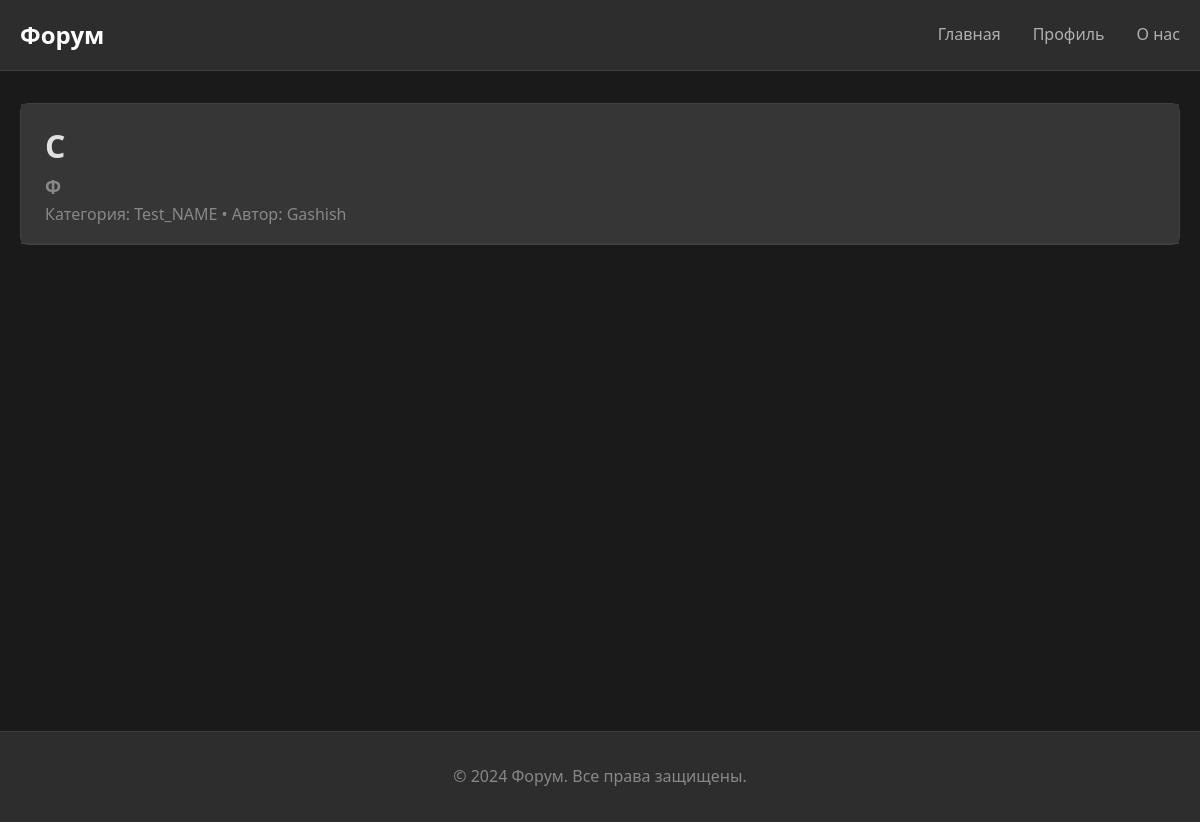
Page /topic/2 on the earlier database version.
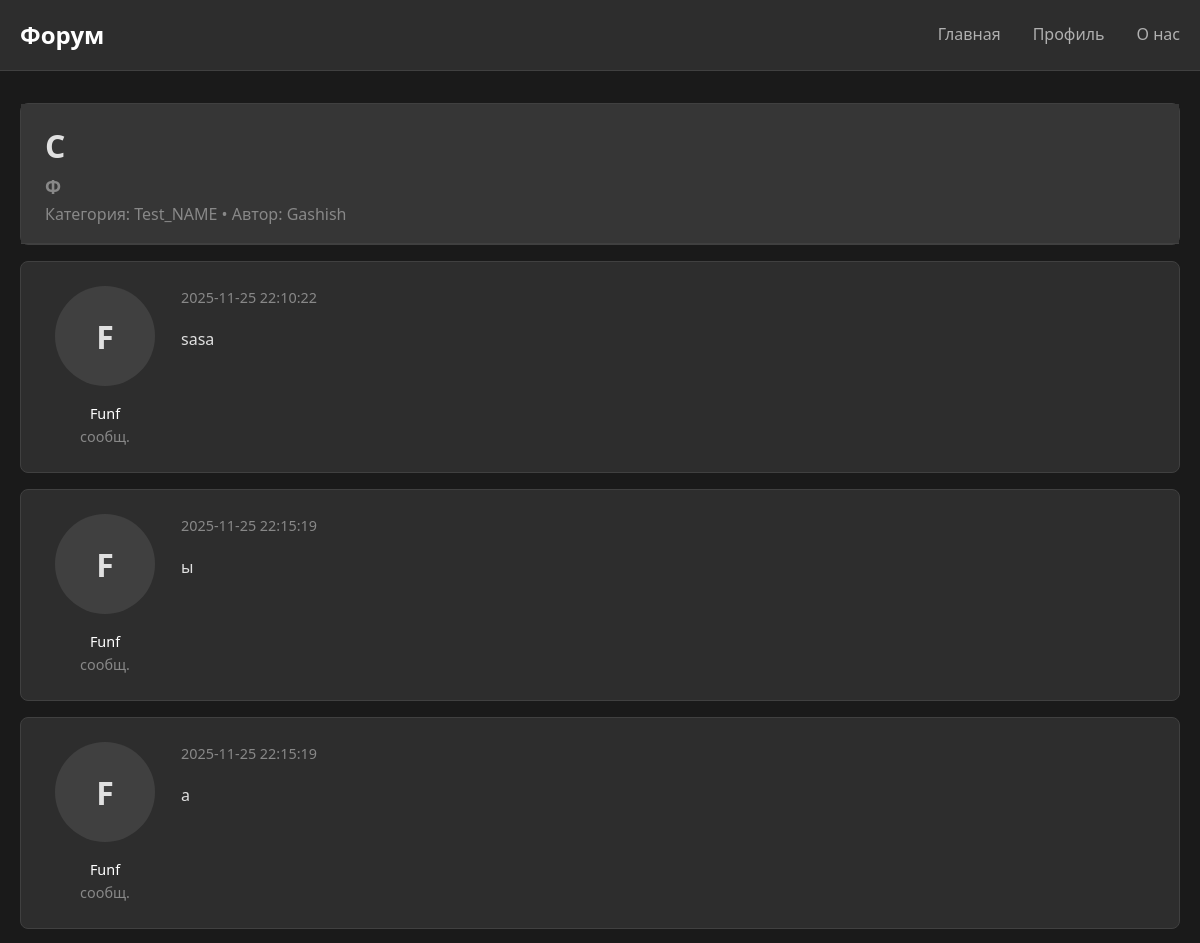
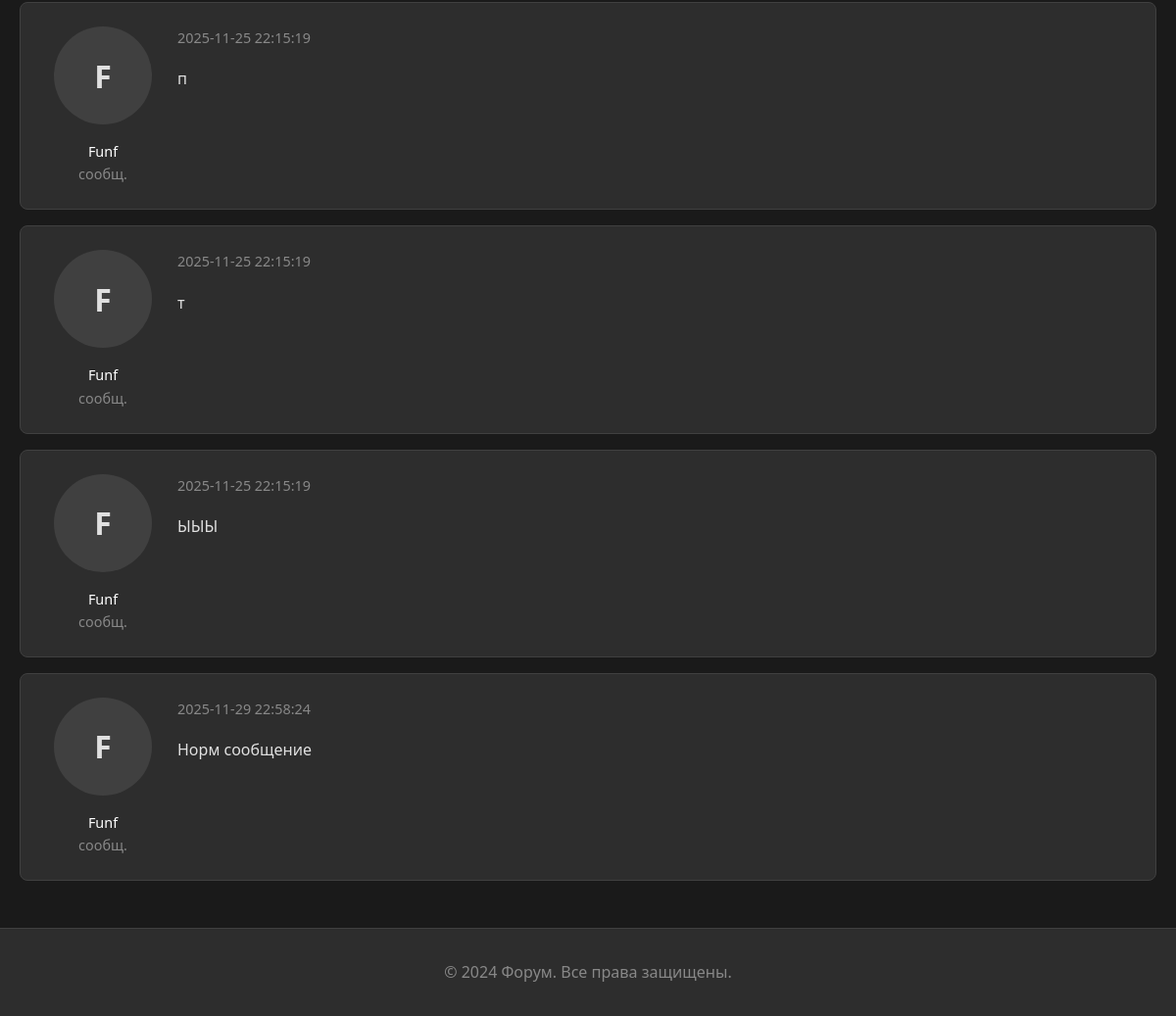
Same page on the later database version (2 pictures, top to bottom).
### bd_app3.py (models this page shows, shortened)
class Post(db.Model):
    __tablename__ = 'posts'
    id = db.Column(db.Integer, primary_key=True)
    user_id = db.Column(db.Integer, db.ForeignKey('users.id'), nullable=False)
    topic_id = db.Column(db.Integer, db.ForeignKey('topics.id'), nullable=False)
    content = db.Column(db.Text, nullable=False)
    created_at = db.Column(db.DateTime, default=datetime.now().replace(microsecond=0))

class User(db.Model):
    __tablename__ = 'users'
    id = db.Column(db.Integer, primary_key=True)
    username = db.Column(db.String(80), unique=True, nullable=False)
    email = db.Column(db.String(120), unique=True, nullable=False)
    password = db.Column(db.String(120), nullable=False)
    admin = db.Column(db.Integer, default=0)
    created_at = db.Column(db.DateTime, default=datetime.now().replace(microsecond=0))
    categories = db.relationship('Category', backref='author', lazy=True)
    topics = db.relationship('Topic', backref='author', lazy=True)
    posts = db.relationship('Post', backref='author', lazy=True)
    def __repr__(self):
        return f'{self.username}'

### app3.py (the view, shortened to what this page needs)
@app.route('/topic/<int:topic_id>', methods=['GET', 'POST'])
def topic(topic_id):
    topic = Topic.query.get(topic_id)
    posts = Post.query\
            .join(User, Post.user_id == User.id)\
            .join(Topic, Post.topic_id == Topic.id)\
            .add_columns(Post.id, Post.content, Post.created_at, User.username, Topic.title)\
            .filter(Post.topic_id == topic_id)
    return render_template('topic.html', topic=topic, posts=posts)

### bd_app3.py (called while the page is built)
    def __repr__(self):
        return f'{self.name}'

### templates/topic.html (shortened to what this page needs)
<!DOCTYPE html>
<html lang="ru">
<head>
    <link rel="stylesheet" href="{{ url_for('static', filename='css/styles.css') }}">
</head>
<body>
    <header class="header">
        <div class="container">
            <nav class="navbar">
                <a href="{{ url_for('index') }}" class="logo">Форум</a>
                <ul class="nav-links">
                    <li><a href="{{ url_for('index') }}">Главная</a></li>
                    <li><a href="{{ url_for('profile') }}">Профиль</a></li>
                    <li><a href="{{ url_for('about') }}">О нас</a></li>
                </ul>
            </nav>
        </div>
    </header>
    <main class="main-content">
        <div class="container">
            <div class="card">
                <div class="card-header">
                    <h1>{{ topic.title }}</h1>
                    <h3 class="text-muted">{{ topic.content }}</h3>
                    <p class="text-muted">Категория: {{ topic.category }} • Автор: {{ topic.author }}</p>
                </div>
            </div>
            {% for post in posts %}
            <div class="card">
                <div class="card-body">
                    <div class="flex gap-4">
                        <div style="min-width: 120px; text-align: center;">
                            <div class="avatar avatar-large" style="margin: 0 auto 1rem auto;">
                                {{ post.username[:1] }}
                            </div>
                            <div class="text-small"><a href="{{ url_for('profile', username=post.username) }}" style="color: #ffffff; text-decoration: none;">
                                {{ post.username }}
                            </a></div>
                            <div class="text-small text-muted">{{ post.post_count }} сообщ.</div>
                        </div>
                        <div style="flex: 1;">
                            <div class="text-small text-muted" style="margin-bottom: 1rem;">
                                {{ post.created_at }}
                            </div>
                            <div style="line-height: 1.8;">
                                {{ post.content }}
                            </div>
                        </div>
                    </div>
                </div>
            </div>
            {% endfor %}
        </div>
    </main>
    <footer class="footer">
        <div class="container">
            <p>&copy; 2024 Форум. Все права защищены.</p>
        </div>
    </footer>
</body>
</html>

Differences in the rows shown:
added Post: username "F", username "Funf", created_at "2025-11-25 22:10:22", content "sasa"
now on this page (row edited): Post: username "F", username "Funf", created_at "2025-11-25 22:15:19", content "ы"
now on this page (row edited): Post: username "F", username "Funf", created_at "2025-11-25 22:15:19", content "а"
now on this page (row edited): Post: username "F", username "Funf", created_at "2025-11-25 22:15:19", content "п"
now on this page (row edited): Post: username "F", username "Funf", created_at "2025-11-25 22:15:19", content "т"
now on this page (row edited): Post: username "F", username "Funf", created_at "2025-11-25 22:15:19", content "ЫЫЫ"
now on this page (row edited): Post: username "F", username "Funf", created_at "2025-11-29 22:58:24", content "Норм сообщение"
